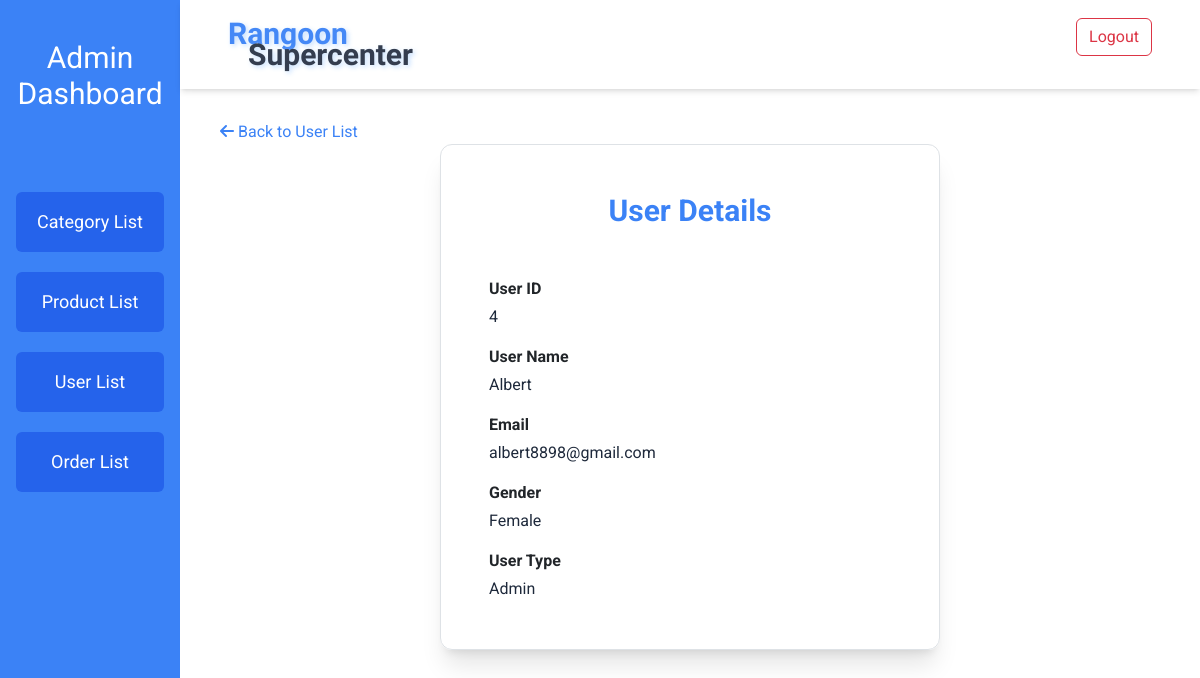
Page /RangoonSuperCenter/user_detail_view.php?userID=4 on the committed database.
### tables this page shows
CREATE TABLE `users` (
  `userID` int(11) NOT NULL,
  `userName` varchar(255) NOT NULL,
  `userEmail` varchar(255) NOT NULL,
  `userPass` varchar(255) NOT NULL,
  `userCpass` varchar(255) NOT NULL,
  `gender` char(1) DEFAULT NULL,
  `userType` varchar(50) DEFAULT NULL
);

### RangoonSuperCenter/user_detail_view.php (the view, shortened to what this page needs)
<?php
require_once("database/db_connect.php");
if (isset($_GET['userID']) && !empty($_GET['userID'])) {
    $userId = $_GET['userID'];
    $selectSql = "SELECT * FROM users WHERE userID = :userId";
    $selectStmt = $pdo->prepare($selectSql);
    $selectStmt->bindParam(':userId', $userId, PDO::PARAM_INT);
    $selectStmt->execute();
    if ($selectStmt->rowCount() > 0) {
        $user = $selectStmt->fetch(PDO::FETCH_ASSOC);
    } else {
        $errorMessage = "User not found.";
    }
} else {
    $errorMessage = "User ID not provided.";
}
?>
<!DOCTYPE html>
<html lang="en">
<head>
    <link rel="stylesheet" href="https://cdn.jsdelivr.net/npm/tailwindcss@2.2.19/dist/tailwind.min.css">
    <link rel="stylesheet" href="https://cdnjs.cloudflare.com/ajax/libs/font-awesome/6.5.1/css/all.min.css" />
</head>
<body class="font-sans flex">
    <?php require_once("aside.php"); ?>
    <main class="w-full pl-[15%]">
        <?php require_once("navbar.php"); ?>
        <section class="px-10 mt-5">
            <a class="text-blue-500" href="user_list.php">
                <i class="fas fa-arrow-left"></i> Back to User List
            </a>
            <article class="flex justify-center items-center">
                <?php if (isset($errorMessage)): ?>
                    <div class="bg-red-200 text-red-700 py-2 px-4 mt-4 mb-4 rounded-md">
                        <?= $errorMessage ?>
                    </div>
                <?php else: ?>
                    <div class="border-slate-300 border shadow-xl rounded-xl p-5 w-[500px]">
                        <h1 class="text-center text-3xl text-blue-500 font-bold">
                            User Details
                        </h1>
                        <div class="mt-5">
                            <label class="block text-md font-bold">
                                User ID
                            </label>
                            <p class="mt-1 text-slate-800"><?= $user['userID'] ?></p>
                        </div>
                        <div class="mt-3">
                            <label class="block text-md font-bold">
                                User Name
                            </label>
                            <p class="mt-1 text-slate-800"><?= $user['userName'] ?></p>
                        </div>
                        <div class="mt-3">
                            <label class="block text-md font-bold">
                                Email
                            </label>
                            <p class="mt-1 text-slate-800"><?= $user['userEmail'] ?></p>
                        </div>
                        <div class="mt-3">
                            <label class="block text-md font-bold">
                                Gender
                            </label>
                            <p class="mt-1 text-slate-800"><?= ($user['gender'] === 'M') ? 'Male' : 'Female' ?></p>
                        </div>
                        <div class="mt-3">
                            <label class="block text-md font-bold">
                                User Type
                            </label>
                            <p class="mt-1 text-slate-800"><?= $user['userType'] ?></p>
                        </div>
                    </div>
                <?php endif; ?>
            </article>
        </section>
    </main>
</body>
</html>

### RangoonSuperCenter/aside.php (style rules this page uses)
* { font-family: 'Open Sans', sans-serif; font-family: 'Roboto', sans-serif; }

### RangoonSuperCenter/navbar.php (style rules this page uses)
* { font-family: 'Open Sans', sans-serif; font-family: 'Roboto', sans-serif; }

### rows in the picture
users: userID "4", userName "Albert", userEmail "albert8898@gmail.com", userType "Admin"
